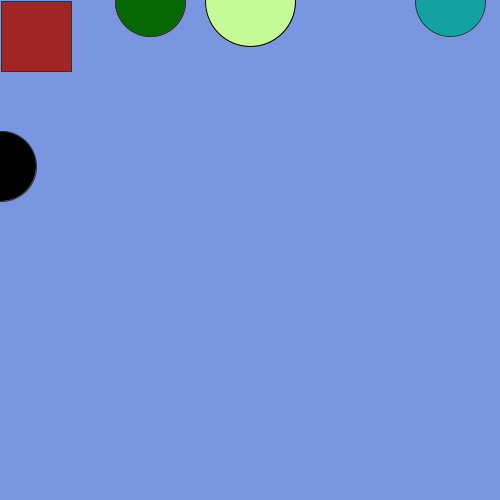
Frame 1 (no input)
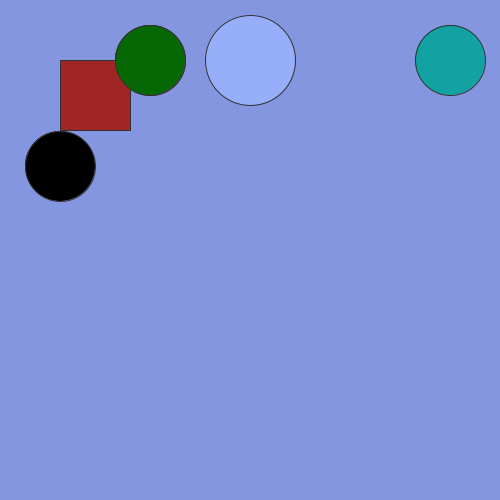
Frame 60 (the mouse pressed at the canvas centre just before this capture)
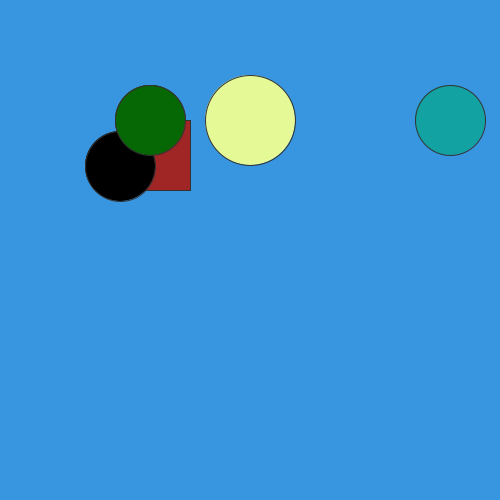
Frame 120 (the mouse held since frame 60 and released just before this capture)

The Processing sketch that drew these frames (run headless with seeded random() and noise(); from frame 60 on, the mouse is pressed at the canvas centre):

// Processing sketch: processing_159184
// ── processing_159184.pde

int cielo;

void setup() {
  size (500, 500);
  cielo=0;
  } 
void draw() {
  cielo++;
  colorMode(RGB);
  background(random(190),150,225);
  colorMode(HSB);
  fill (random(250), 100, 250);
  ellipse (250, cielo, 90, 90);
  if (cielo<width/3) {
    colorMode(RGB);
    stroke(50);
    fill(160, 37, 37);
    ellipse(150, cielo, 70, 70);
    rect(cielo, cielo, 70, 70);
    fill(18, 162, 161);
    ellipse(450, cielo, 70, 70);
    fill(0);
    ellipse(cielo, width/3, 70, 70);
    

  }
  if (cielo<width/3*2) {
    fill(6, 103, 5);
    ellipse(150, cielo, 70, 70);
} 
else {
  colorMode(RGB);
  fill (10, 147, 9);
  rect(cielo, cielo, 70, 70);
  fill(11, 209, 8);
  ellipse(150, cielo, 70, 70);
  fill (150, 130, 20);
  ellipse (450, cielo, 70, 70);
  fill(170);
  ellipse(cielo, width/3, 70, 70);
  fill(9, 113, 174);
  ellipse(cielo, width/3*2, 70, 70);
    
}
  
}
